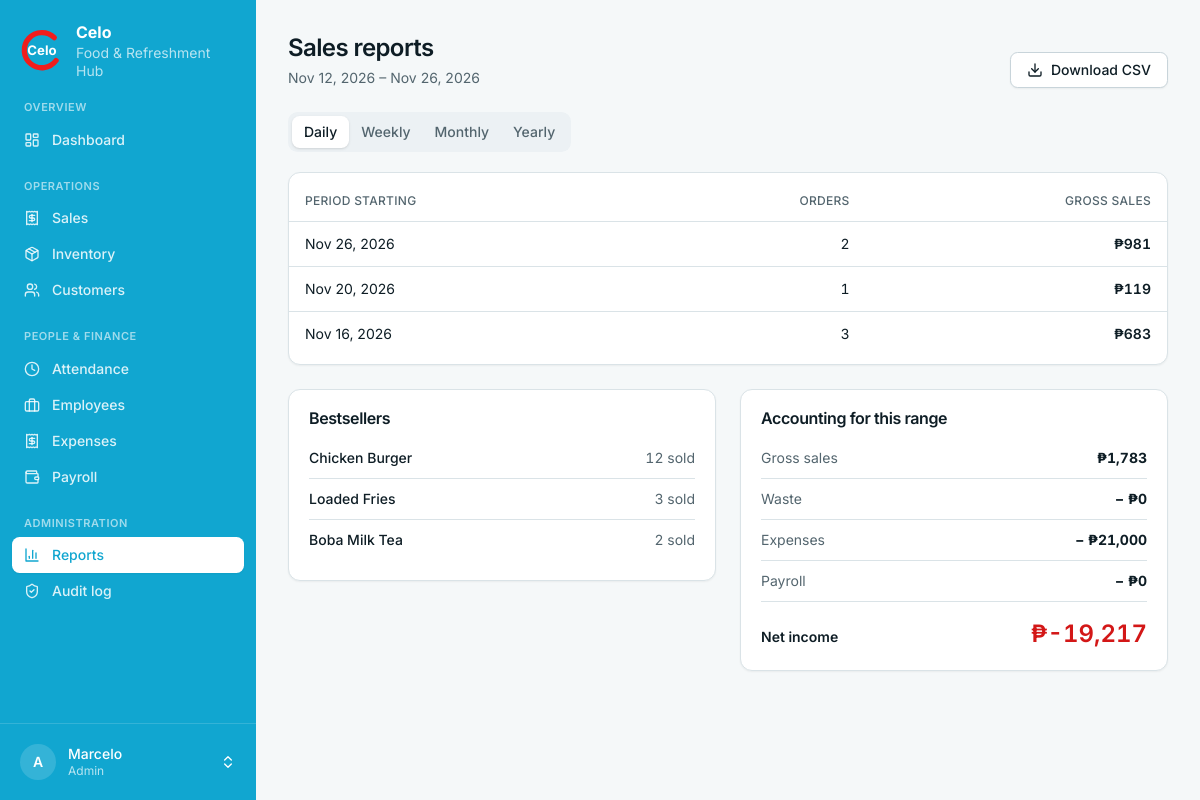
Page /reports/ (signed in) on the committed database.
### accounts/models.py (models this page shows)
class User(AbstractUser):
    class Role(models.TextChoices):
        ADMIN = "admin", "Admin"
        STAFF = "staff", "Staff"
    role = models.CharField(max_length=10, choices=Role.choices, default=Role.STAFF)
    @property
    def is_celo_admin(self):
        return self.is_superuser or self.role == self.Role.ADMIN

### sales/models.py (models this page shows, shortened)
class Order(models.Model):
    class OrderType(models.TextChoices):
        WALK_IN = "walk_in", "Walk-in"
        GRABFOOD = "grabfood", "GrabFood"
        FOODPANDA = "foodpanda", "Foodpanda"
    class Payment(models.TextChoices):
        CASH = "cash", "Cash"
        GCASH = "gcash", "GCash"
        ONLINE = "online", "Online"
    order_type = models.CharField(max_length=10, choices=OrderType.choices, default=OrderType.WALK_IN)
    payment_method = models.CharField(max_length=10, choices=Payment.choices, default=Payment.CASH)
    customer = models.ForeignKey(Customer, null=True, blank=True, on_delete=models.SET_NULL, related_name="orders")
    total = models.DecimalField(max_digits=12, decimal_places=2, default=0)
    created_at = models.DateTimeField(default=timezone.now)
    created_by = models.ForeignKey(settings.AUTH_USER_MODEL, null=True, on_delete=models.SET_NULL, related_name="orders")
    class Meta:
        ordering = ["-created_at", "-id"]

### inventory/models.py (models this page shows, shortened)
class Product(models.Model):
    class Kind(models.TextChoices):
        INGREDIENT = "ingredient", "Ingredient"
        MENU = "menu", "Menu"
    class Unit(models.TextChoices):
        PCS = "pcs", "pcs"
        KG = "kg", "kg"
        G = "g", "g"
        L = "L", "L"
        ML = "mL", "mL"
        PACKS = "packs", "packs"
    name = models.CharField(max_length=120, unique=True)
    kind = models.CharField(max_length=12, choices=Kind.choices, default=Kind.INGREDIENT)
    category = models.CharField(max_length=60, blank=True, help_text="e.g. Drinks, Burgers, Dairy")
    unit = models.CharField(max_length=8, choices=Unit.choices, default=Unit.PCS)
    price = models.DecimalField(
        max_digits=10, decimal_places=2, default=0, validators=[MinValueValidator(0)],
        help_text="Selling price (menu items only).",
    )
    unit_cost = models.DecimalField(
        max_digits=10, decimal_places=2, default=0, validators=[MinValueValidator(0)],
        help_text="What one unit costs Celo; used to value waste.",
    )
    reorder_level = models.DecimalField(max_digits=10, decimal_places=2, default=0)
    is_active = models.BooleanField(default=True)
    class Meta:
        ordering = ["name"]

### dashboard/views.py (the view, shortened to what this page needs)
# urls.py: path("reports/", views.reports, name="reports"),
@admin_required
def reports(request):
    period = request.GET.get("period", "daily")
    if period not in services.TRUNC:
        period = "daily"
    span = {"daily": 14, "weekly": 90, "monthly": 365, "yearly": 365 * 5}[period]
    end = timezone.localdate()
    start = end - timedelta(days=span)
    rows = services.sales_report(period, start, end)
    return render(request, "dashboard/reports.html", {
        "period": period, "rows": rows, "top": services.bestsellers(start, end, limit=10),
        "b": fin.accounting_breakdown(start, end), "start": start, "end": end,
    })

### accounts/permissions.py (called while the page is built)
def admin_required(view):
    @login_required
    @wraps(view)
    def wrapper(request, *args, **kwargs):
        if not request.user.is_celo_admin:
            raise PermissionDenied
        return view(request, *args, **kwargs)
    return wrapper

### celo/utils.py (called while the page is built)
def day_start(d: date) -> datetime:
    return timezone.make_aware(datetime.combine(d, time.min))

def day_end(d: date) -> datetime:
    return day_start(d + timedelta(days=1))

### dashboard/services.py (called while the page is built)
def bestsellers(start, end, limit=3):
    return list(
        OrderItem.objects.filter(order__created_at__gte=day_start(start), order__created_at__lt=day_end(end))
        .values("product__name").annotate(sold=Sum("quantity")).order_by("-sold")[:limit]
    )

def sales_report(period, start, end):
    trunc = TRUNC[period]
    rows = (
        Order.objects.filter(created_at__gte=day_start(start), created_at__lt=day_end(end))
        .annotate(bucket=trunc("created_at", tzinfo=timezone.get_current_timezone()))
        .values("bucket").annotate(total=Sum("total"), orders=Count("id"))
        .order_by("-bucket")
    )
    return list(rows)

### finance/services.py (called while the page is built)
def gross_sales(start, end):
    return Order.objects.filter(created_at__gte=day_start(start), created_at__lt=day_end(end)) \
        .aggregate(t=Sum("total"))["t"] or ZERO

def accounting_breakdown(start, end):
    gross = gross_sales(start, end)
    waste = WasteRecord.objects.filter(recorded_at__gte=day_start(start), recorded_at__lt=day_end(end)) \
        .aggregate(t=Sum("cost"))["t"] or ZERO
    expenses = Expense.objects.filter(incurred_on__range=(start, end)).aggregate(t=Sum("amount"))["t"] or ZERO
    payroll = PayrollRecord.objects.filter(period_end__range=(start, end)).aggregate(t=Sum("amount"))["t"] or ZERO
    return {
        "start": start, "end": end, "gross": gross, "waste": waste,
        "expenses": expenses, "payroll": payroll,
        "net": gross - waste - expenses - payroll,
    }

### templates/dashboard/reports.html (shortened to what this page needs)
{% extends "base.html" %}{% load humanize %}
{% block page_title %}Sales reports{% endblock %}
{% block page_desc %}{{ start|date:"M d, Y" }} – {{ end|date:"M d, Y" }}{% endblock %}
{% block actions %}<a class="btn btn-outline" href="?period={{ period }}&format=csv">{% include "partials/icon.html" with name="download" %}Download CSV</a>{% endblock %}
{% block content %}
<div class="mb-5 tabs">
  <a class="tab {% if period == 'daily' %}tab-active{% endif %}" href="?period=daily">Daily</a>
  <a class="tab {% if period == 'weekly' %}tab-active{% endif %}" href="?period=weekly">Weekly</a>
  <a class="tab {% if period == 'monthly' %}tab-active{% endif %}" href="?period=monthly">Monthly</a>
  <a class="tab {% if period == 'yearly' %}tab-active{% endif %}" href="?period=yearly">Yearly</a>
</div>
<section class="card mb-6">
  <div class="table-wrap py-2"><table>
    <thead><tr><th>Period starting</th><th class="num">Orders</th><th class="num">Gross sales</th></tr></thead>
    <tbody>{% for r in rows %}<tr><td>{{ r.bucket|date:"M d, Y" }}</td><td class="num">{{ r.orders }}</td><td class="num font-semibold">₱{{ r.total|floatformat:"-2"|intcomma }}</td></tr>
    {% empty %}<tr><td colspan="3" class="py-10 text-center text-muted-foreground">No sales in this range.</td></tr>{% endfor %}</tbody>
  </table></div>
</section>
<div class="grid items-start gap-6 md:grid-cols-2">
  <section class="card"><div class="card-header"><h2 class="card-title">Bestsellers</h2></div>
    <div class="card-content divide-y text-sm">
      {% for t in top %}<div class="flex items-center justify-between py-2.5"><span class="font-medium">{{ t.product__name }}</span><span class="text-muted-foreground tabular-nums">{{ t.sold|floatformat:"-2" }} sold</span></div>{% empty %}<p class="py-2 text-muted-foreground">No data.</p>{% endfor %}
    </div></section>
  <section class="card"><div class="card-header"><h2 class="card-title">Accounting for this range</h2></div>
    <div class="card-content text-sm">
      <div class="flex justify-between border-b py-2.5"><span class="text-muted-foreground">Gross sales</span><strong class="tabular-nums">₱{{ b.gross|floatformat:"-2"|intcomma }}</strong></div>
      <div class="flex justify-between border-b py-2.5"><span class="text-muted-foreground">Waste</span><strong class="tabular-nums">− ₱{{ b.waste|floatformat:"-2"|intcomma }}</strong></div>
      <div class="flex justify-between border-b py-2.5"><span class="text-muted-foreground">Expenses</span><strong class="tabular-nums">− ₱{{ b.expenses|floatformat:"-2"|intcomma }}</strong></div>
      <div class="flex justify-between border-b py-2.5"><span class="text-muted-foreground">Payroll</span><strong class="tabular-nums">− ₱{{ b.payroll|floatformat:"-2"|intcomma }}</strong></div>
      <div class="flex items-baseline justify-between pt-4"><span class="font-semibold">Net income</span><span class="text-2xl font-semibold tabular-nums {% if b.net < 0 %}text-destructive{% endif %}">₱{{ b.net|floatformat:"-2"|intcomma }}</span></div>
    </div></section>
</div>
{% endblock %}

### templates/base.html (shortened to what this page needs)
{% load celo_ui %}<!doctype html>
<html lang="en" class="h-full">
<head>
  {% include "partials/tailwind.html" %}
</head>
<body class="min-h-full bg-background font-sans text-foreground antialiased">
<div class="min-h-screen {% if user.is_authenticated %}md:grid md:grid-cols-[16rem_minmax(0,1fr)]{% endif %}">
{% if user.is_authenticated %}
  {% nav_items as groups %}
  <aside id="sidebar" class="fixed inset-y-0 left-0 z-40 flex w-64 -translate-x-full flex-col bg-brand-dark text-white transition-transform duration-200 md:sticky md:top-0 md:h-screen md:translate-x-0 print:hidden">
    <a href="{% url 'dashboard:home' %}" class="flex items-center gap-3 px-5 py-5" aria-label="Celo home">
      <svg viewBox="0 0 100 100" class="h-11 w-11 shrink-0" role="img" aria-label="Celo logo">
        <text x="50" y="62" text-anchor="middle" font-size="30" font-weight="700" fill="#fff" font-family="Inter, system-ui, sans-serif">Celo</text>
      </svg>
      <span class="text-sm leading-tight"><strong class="block text-base">Celo</strong><span class="text-white/70">Food &amp; Refreshment Hub</span></span>
    </a>
    <nav class="flex-1 space-y-5 overflow-y-auto px-3 pb-4" aria-label="Main">
      {% for g in groups %}
        <div>
          <p class="px-3 pb-1.5 text-[11px] font-semibold uppercase tracking-wider text-white/60">{{ g.label }}</p>
          {% for i in g.items %}
            <a href="{{ i.href }}" {% if i.active %}aria-current="page"{% endif %}
               class="flex items-center gap-3 rounded-md px-3 py-2 text-sm font-medium transition-colors {% if i.active %}bg-white text-brand-dark shadow-sm{% else %}text-white/85 hover:bg-white/10 hover:text-white{% endif %}">
              {% include "partials/icon.html" with name=i.icon %}{{ i.label }}
            </a>
          {% endfor %}
        </div>
      {% endfor %}
    </nav>
    <div class="relative border-t border-white/15 p-3">
      <button type="button" id="profile-btn" aria-haspopup="menu" aria-expanded="false" aria-controls="profile-menu"
              class="flex w-full items-center gap-3 rounded-md px-2 py-2 text-left transition-colors hover:bg-white/10 {% if request.resolver_match.app_name == 'accounts' %}bg-white/10{% endif %}">
        <span class="grid h-9 w-9 shrink-0 place-items-center rounded-full bg-white/15 text-sm font-semibold">{{ user.username|slice:":1"|upper }}</span>
        <span class="min-w-0 flex-1 text-sm leading-tight"><span class="block truncate font-medium">{{ user.get_full_name|default:user.username }}</span><span class="block text-xs text-white/70">{{ user.get_role_display }}</span></span>
      </button>
    </div>
  </aside>
{% endif %}
  <div class="min-w-0">
    <main class="mx-auto w-full max-w-6xl p-4 sm:p-6 lg:p-8">
      {% block header %}
        <div class="mb-6 flex flex-wrap items-end justify-between gap-3 print:hidden">
          <div>
            <h1 class="text-2xl font-semibold tracking-tight">{% block page_title %}{% endblock %}</h1>
            <p class="mt-1 text-sm text-muted-foreground">{% block page_desc %}{% endblock %}</p>
          </div>
          <div class="flex flex-wrap items-center gap-2">{% block actions %}{% endblock %}</div>
        </div>
      {% endblock %}
      {% block content %}{% endblock %}
    </main>
  </div>
</div>
</body>
</html>

### rows in the picture
User: username "A", get_full_name "Marcelo", role "Admin"
Order: bucket "Nov 20, 2026", orders "1", total "119"
Product: product__name "Chicken Burger", sold "12"
Product: product__name "Loaded Fries", sold "3"
Product: product__name "Boba Milk Tea", sold "2"

### other values in the picture
{{ g.label }} "OVERVIEW" "OPERATIONS" "PEOPLE & FINANCE" "ADMINISTRATION"
{{ i.label }} "Dashboard" "Sales" "Inventory" "Customers" "Attendance" "Employees" "Expenses" "Payroll" "Reports" "Audit log"
{{ start|date:"M d, Y" }} "Nov 12, 2026"
{{ end|date:"M d, Y" }} "Nov 26, 2026"
{{ r.bucket|date:"M d, Y" }} "Nov 26, 2026" "Nov 16, 2026"
{{ r.orders }} "2" "3"
{{ r.total|floatformat:"-2"|intcomma }} "981" "683"
{{ b.gross|floatformat:"-2"|intcomma }} "1,783"
{{ b.waste|floatformat:"-2"|intcomma }} "0"
{{ b.expenses|floatformat:"-2"|intcomma }} "21,000"
{{ b.payroll|floatformat:"-2"|intcomma }} "0"
{{ b.net|floatformat:"-2"|intcomma }} "-19,217"
